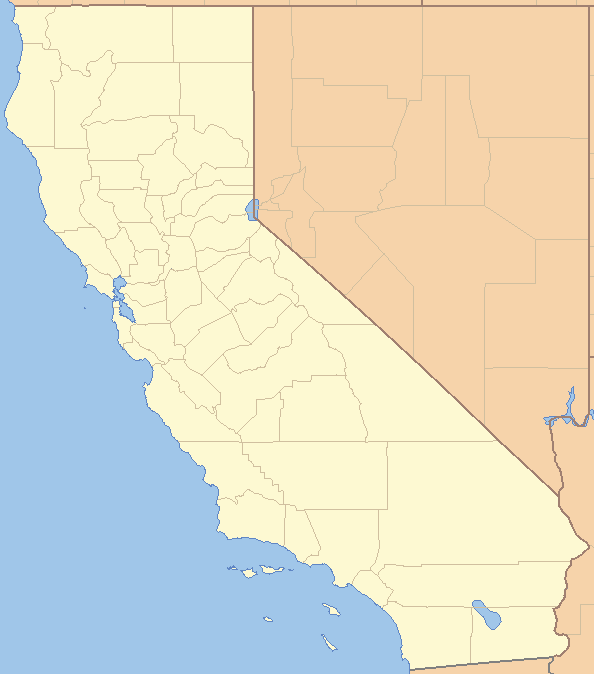
#> input picture CSC546/HW 1/Assignment/california.png, 594 x 674 px
$ jupyter execute homework1_task1_Jeffrey_Hudak.ipynb   (shell and % lines are left out)
#> lines starting #> are read from the running program, lines starting #| are printed output that depends on the picture
## Homework 1 Part 2 Task 1

You will apply k-means clustering to analyze housing data <br>
In general, to do clustering, we need <br>
(1) feature vectors of objects <br>
(2) a distance measure (or a similarity measure) <br>
The result may vary if you change (1) and/or (2) <br>
In standard k-means, L2 norm based distance measure is used. <br>
Thus, k-means clustering result is largely determined by (1) <br>
In this task, you will select different sets of feature components for clustering with different goals. <br>
Also, you will observe the randomness of k-means clustering. <br>
You need to read through the instructions until you see "your work begins here" <br>
This is a guided-task: <br>
You may see the output of a code cell and then figure out the code in that cell. <br>
In each code cell, there are instructions to help you. <br>
This is a very efficient and effective way to learn how to program with sk-learn <br>
Because k-means is somewhat random, your results may be different from those provided in the file.

#### First, we load the dataset
It is a table. Each row contains the information of an area in the state of california. Thus, an area in the state of california is an object in this application; a row is the "raw" feature vector of an object. Other names of a row: a data point, a data sample, an instance, an observation.

[cell 1]
#we need to import the package pandas to read data files
#we give it a new name 'pd', easy to remember and use
import pandas as pd
#the table is in the file housing.csv
housing = pd.read_csv("housing.csv")
#> (reads CSC546/HW 1/Assignment/housing.csv from the repository)
#use head function to show the first five rows
housing.head()

[cell 2]
# type of variable 'housing' is pandas DataFrame
# it is very important to know the types of variables
# because functions may only work with specific types of variables.
type(housing)

[cell 3]
# get the general information of the DataFrame
housing.info()

[cell 4]
# get some statistics
print(housing.describe())

[cell 5]
#check to see if there is nan in the table
#nan indicates missing value
#do not worry, in this task, we will not use total_bedrooms
housing.isnull().sum()

[cell 6]
# get one column of the DataFrame
housing['ocean_proximity']

[cell 7]
# get two columns of the DataFrame
table1=housing[['longitude', 'latitude']]
table1.head()

[cell 8]
type(table1)

[cell 9]
# type of table1 is DataFrame
# functions in sk-learn may not work well with DataFrame
# often, we need to convert DataFrame to numpy array
table1=table1.values
type(table1)

[cell 10]
# it is a 2D array
table1.shape

[cell 11]
# get an element at row-i and column-j of table1
i=1; j=0
table1[i,j]

[cell 12]
# get row-0 from table1
table1[0,:]

[cell 13]
# get column-0 from table1
table1[:,0]

For more information about numpy array, see the lecture notes

[cell 14]
# show the histograms: one histogram corresponds to one column
import matplotlib.pyplot as plt
housing.hist(bins=50, figsize=(11,8))
plt.show()
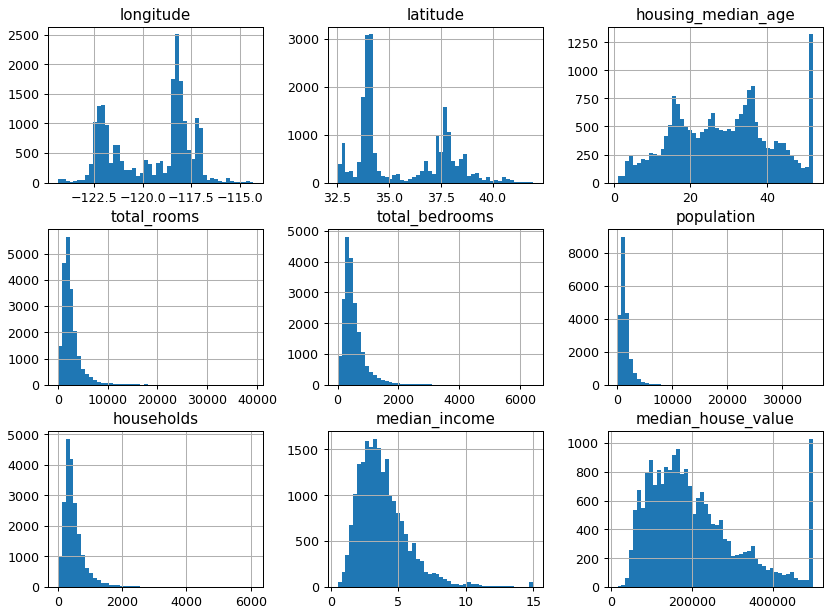
#> figure drawn by matplotlib, 9 panels; panel 1: tallest bar 2507 high, from x = -118.3 to -118.1; panel 2: tallest bar 3086 high, from x = 34.05 to 34.23; panel 3: tallest bar 1321 high, from x = 50.98 to 52; panel 4: tallest bar 5653 high, from x = 1574.7 to 2361.1

[cell 15]
#show the histogram of a column
housing["median_income"].hist()
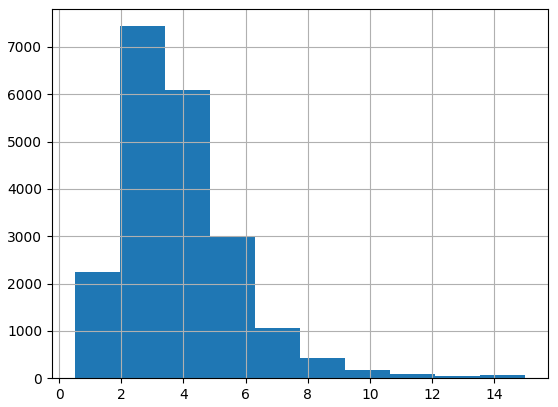
#> figure drawn by matplotlib, 1 panel; tallest bar 7436 high, from x = 1.95 to 3.4

### visualize the data points using pandas buil-in funciton plot

[cell 16]
#each dot represents an area
#the color of a dot shows the median_income in that area
#the size of a dot shows the population in that area
housing.plot(kind="scatter", x="longitude", y="latitude",
    s=housing['population']/100,
    label="population",
    c="median_income", cmap=plt.get_cmap("jet"),
    colorbar=True, alpha=0.4, figsize=(10,7),
)
plt.legend()
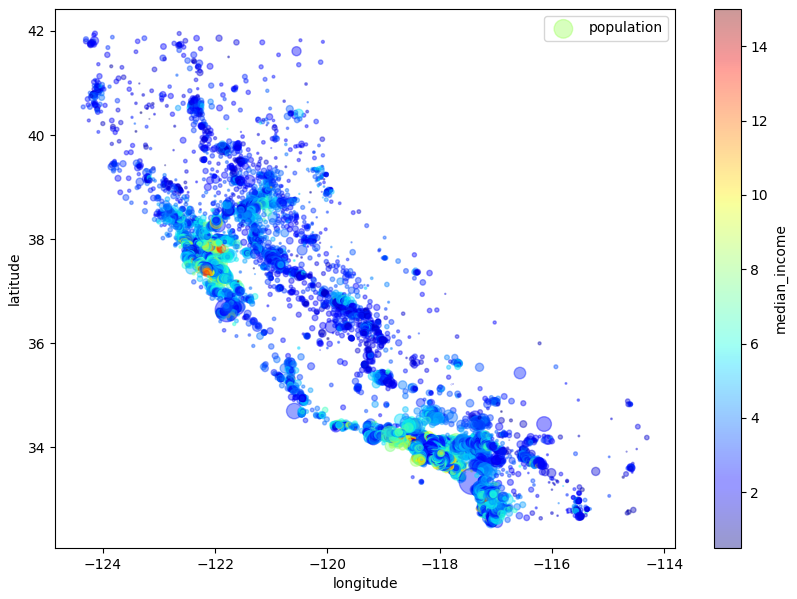
#> figure drawn by matplotlib, 2 panels

### visualize the data points on the map of california using matplotlib

[cell 17]
# the map is an image,'california.png'
# we need the function imread from the module io of the package skimage
from skimage.io import imread
#load the map
california_img=imread('california.png')
#> california_img is the input picture: shape (674, 594, 3); mean R, G, B 225, 221.3, 200.9
#show the map
plt.imshow(california_img, extent=[-124.55, -113.80, 32.45, 42.05], alpha=0.5)
#show the data points
#set the size of the dots by s=1
#set the color of the dots by color = 'b' - blue
#make the dots to be somewhat transparent by alpha=0.4
plt.scatter(x=housing['longitude'], y=housing['latitude'],
            color='b',  marker='.', s=1, alpha=0.4)
#add labels to x-axis and y-axis and set fontsize
plt.ylabel("Latitude", fontsize=14)
plt.xlabel("Longitude", fontsize=14)
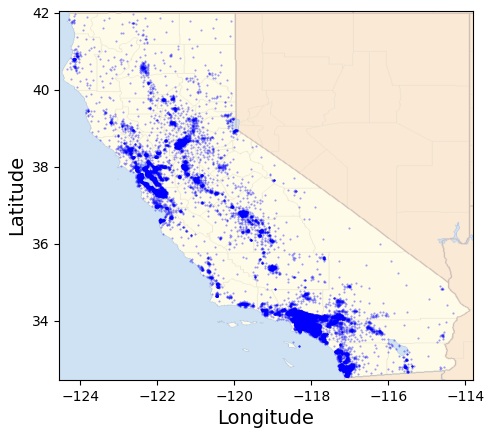
#> figure drawn by matplotlib, 1 panel

#### Handle the categorical variable "ocean_proximity"
Many machine learning algorithms only accept numerical data (numbers) not categorical data (category names). Thus, we need to convert categorical data into numerical data. <br>
In our table, we have a categorical variable "ocean_proximity". We apply one-hot encoding method (https://en.wikipedia.org/wiki/One-hot) to use numbers to represent different "ocean_proximity", which can be easily done by Pandas.

[cell 18]
housing=pd.get_dummies(housing)
housing.head()

In the new "housing" table, we see five new columns <br>
(1) ocean_proximity_<1H OCEAN <br>
(2) ocean_proximity_INLAND <br>
(3) ocean_proximity_ISLAND <br>
(4) ocean_proximity_NEAR BAY <br>
(5) ocean_proximity_NEAR OCEAN <br>
These columns are filled with 1s and 0s by the one-hot encoding method. <br>
If 'ocean_proximity' is 'NEAR BAY' in the original table, then in the new table, 'ocean_proximity_NEAR BAY' is 1 and the other variables are 0s.

## Your work begins here
complete the following 3 sub-tasks <br>
1. cluster the data points based on locations to find out spatial clusters
2. cluster the data points to find out where high/low income people live
3. run k-means several times for sub-task-2 to see if the result is stable or not (do not fix random_state).

### 1. cluster the data points based on locations
location features: longitude, latitude, ocean_proximity <br>
you may need to covert pandas DataFrame to numpy array <br>
you need to normalize the features (e.g. MinMaxScaler in sk-learn): see the lecture notes for why you need to do this.

[cell 19]
import sklearn as sk
from sklearn import preprocessing

#get a new table by selecting columns related to location
#assume the name of the new table is data1
#for example:
#    data1 = housing[['longitude', 'latitude']] to select only two columns
#    data1.head() to show the first five rows
data1 = housing[['longitude', 'latitude', 'ocean_proximity_<1H OCEAN', 'ocean_proximity_INLAND', 'ocean_proximity_ISLAND', 'ocean_proximity_NEAR BAY', 'ocean_proximity_NEAR OCEAN']]
data1.head()

[cell 20]
#type of data1 is DataFrame
#convert DataFrame to numpy array
data1np = data1.values
type(data1np)

[cell 21]
#normalize data1 using MinMaxScaler in sk-learn
#assume that data1n is the name of the normalized data1
#    data1 -> normlaization -> data1n
#use fit_transform of MinMaxScaler
data1n = sk.preprocessing.MinMaxScaler().fit_transform(data1np)

[cell 22]
data1n.shape

[cell 23]
from sklearn.cluster import KMeans
#run k-means on data1n
#set n_clusters to 3
#read the docmument of k-means on sk-learn website
#assume the cluster labels are stored in the array label1
model1 = KMeans(n_clusters=3, random_state=0)
model1.fit(data1n)
label1 = model1.predict(data1n)
label1.shape

[cell 24]
#show the clusters using different colors
#you can choose a color in ['r', 'g', 'b', 'm', 'c', 'y']
#code to get the data points in cluster-k
#  cluster_k=data1[label1==k]
#assume 'longitude' is in column-0 of data1
#code to get longitude values of the data points in cluster-k
#  longitude_k=data1[label1==k, 0]
# sample code is here, assuming three clusters
# color=['r', 'g', 'b', 'm', 'c', 'y']
# fig, ax = plt.subplots(1,3, figsize=(10,6))
# for k in range(0, 3):
#    ax[k].imshow(california_img, extent=[-124.55, -113.80, 32.45, 42.05], alpha=0.5)
#    ax[k].scatter(x=data1[label1==k,0], y=data1[label1==k,1],
#                  color=color[k],  marker='.', s=1, alpha=0.4)
#    ax[k].set_ylabel("Latitude", fontsize=14)
#    ax[k].set_xlabel("Longitude", fontsize=14)
color=['r', 'g', 'b', 'm', 'c', 'y']
fig, ax = plt.subplots(1,3, figsize=(10,6))
for k in range(0, 3):

    cluster_k=data1[label1==k]

    longitude_k=cluster_k.iloc[:,0]
    longValues=longitude_k.values

    latitude_k=cluster_k.iloc[:,1]
    latValues=latitude_k.values

    ax[k].imshow(california_img, extent=[-124.55, -113.80, 32.45, 42.05], alpha=0.5)
    ax[k].scatter(x=longValues, y=latValues,
                 color=color[k],  marker='.', s=1, alpha=0.4)
    ax[k].set_ylabel("Latitude", fontsize=14)
    ax[k].set_xlabel("Longitude", fontsize=14)
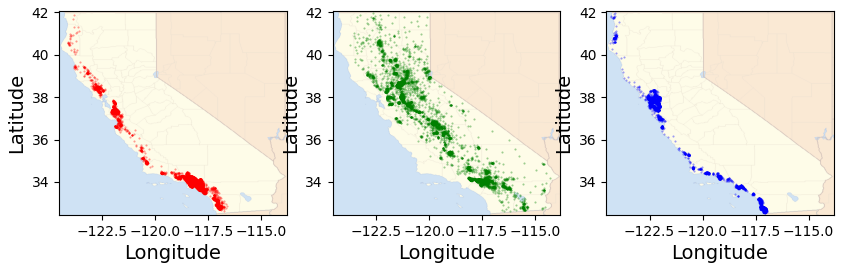
#> figure drawn by matplotlib, 3 panels

[cell 25]
import matplotlib.pyplot as plt
#plot the histogram of cluster labels in label1
fig, ax = plt.subplots()
ax.hist(label1, color='pink', bins=5)
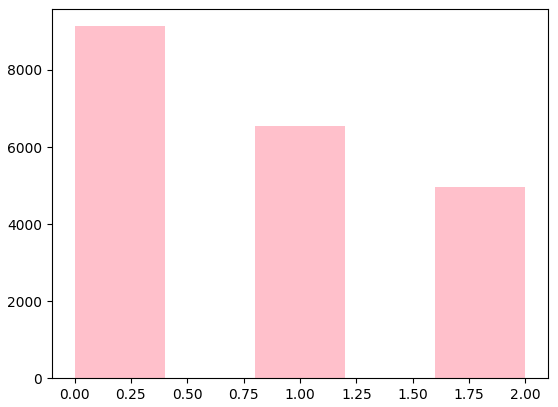
#> figure drawn by matplotlib, 1 panel; tallest bar 9136 high, from x = -2.78e-17 to 0.4

### 2. cluster data to find out where high/low income people live
think about which columns of housing are needed for this sub-task <br>
it may not be a good idea to use all of the columns related to location

[cell 26]
#select some columns from housing
#assume the name of the new table is data2
data2 = housing[['latitude', 'longitude', 'median_income']]

[cell 27]
#type of data2 is DataFrame
#convert DataFrame to numpy array
data2np = data2.values

[cell 28]
#normalize data2 using MinMaxScaler
#assume that data2n is the name of the normlaized data2
# data2 >MinMaxScaler-> data2n
data2n = sk.preprocessing.MinMaxScaler().fit_transform(data2np)

[cell 29]
#run k-means on data2n to get cluster labels
#you can try to set n_clusters to 6
#assume the cluster labels are stored in the array label2
model2 = KMeans(n_clusters=6)
model2.fit(data2n)
label2 = model2.predict(data2n)

[cell 30]
#show the clusters using different colors
#see cell 24
color=['r', 'g', 'b', 'm', 'c', 'y']
fig, ax = plt.subplots(3,2, figsize=(15,15))
for k in range(0, 6):

    cluster_k=data1[label2==k]

    longitude_k=cluster_k.iloc[:,0]
    longValues=longitude_k.values

    latitude_k=cluster_k.iloc[:,1]
    latValues=latitude_k.values

    ax[k%3][k%2].imshow(california_img, extent=[-124.55, -113.80, 32.45, 42.05], alpha=0.5)
    ax[k%3][k%2].scatter(x=longValues, y=latValues,
                 color=color[k],  marker='.', s=1, alpha=0.4)
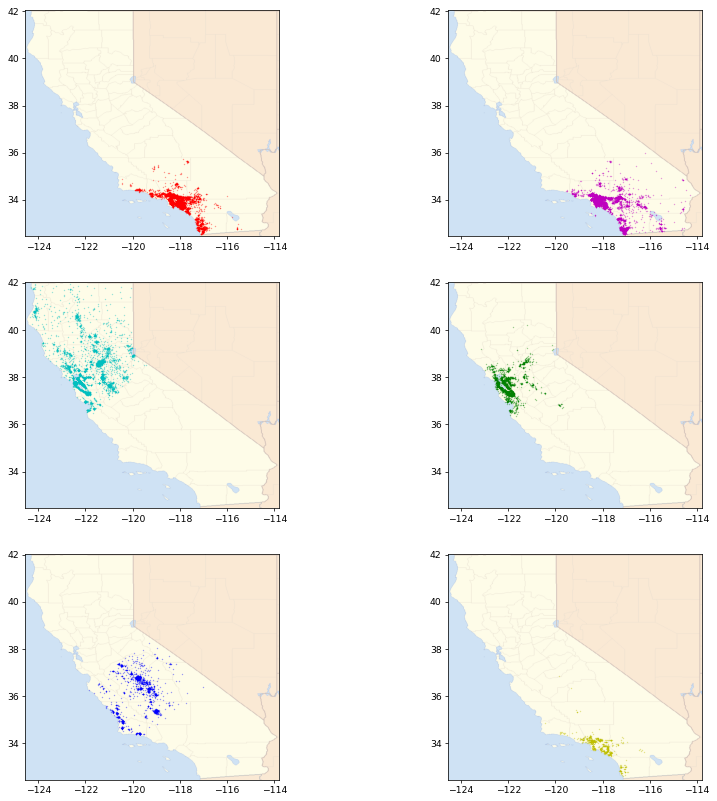
#> figure drawn by matplotlib, 6 panels

[cell 31]
#plot the histogram of cluster labels
# use plt.hist(...)
plt.hist(label2)
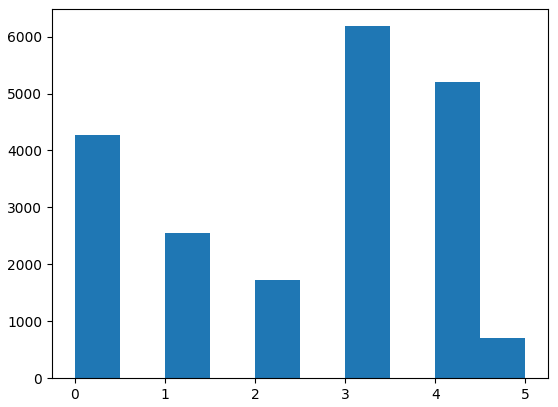
#> figure drawn by matplotlib, 1 panel; tallest bar 6182 high, from x = 3 to 3.5

[cell 32]
# [6 lines of commented-out code are left out]
mi=housing['median_income'].values
for k in range(0,6):
    mi_k=mi[label2==k]
    mi_k_mean=mi_k.mean()
    print(mi_k_mean)

[cell 33]
# show the histograms of 'median_income' in each cluster
# sample code
# color=['r', 'g', 'b', 'm', 'c', 'y']
# fig, ax = plt.subplots(1,6, figsize=(10,2))
# for k in range(0, 6):
#     ax[k].hist(x=data2[label2==k,2], color=color[k], bins=10)
#     ax[k].set_xlim(0, 15)
fig, ax = plt.subplots(1,6, figsize=(10,2))
for k in range(0, 6):

    cluster_k=data2[label2==k]

    mi_np=cluster_k[['median_income']].values
    ax[k].hist(mi_np, color=color[k], bins=10)
    ax[k].set_xlim(0, 15)
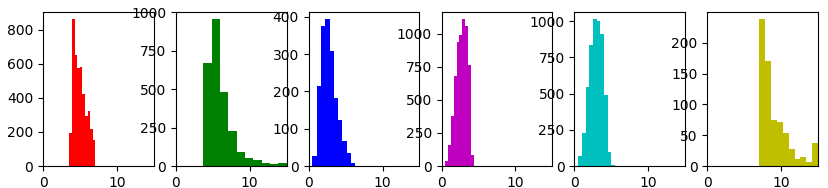
#> figure drawn by matplotlib, 6 panels; panel 1: tallest bar 860 high, from x = 3.93 to 4.28; panel 2: tallest bar 953 high, from x = 4.84 to 5.97; panel 3: tallest bar 393 high, from x = 2.24 to 2.83; panel 4: tallest bar 1107 high, from x = 2.81 to 3.2

we can clearly see some clusters of high-income people

[cell 34]
# show the histogram of 'median_house_value' in each cluster
# you may need to use housing to get median_house_value
# color=['r', 'g', 'b', 'm', 'c', 'y']
# mhv=housing['median_house_value'].values
# then you can use the sample code in the above cell
mhv=housing['median_house_value'].values

fig, ax = plt.subplots(1,6, figsize=(10,2))
for k in range(0,6):
    mhv_k=mhv[label2==k]
    ax[k].hist(x=mhv_k, color=color[k], bins=10)
    ax[k].set_xlim(0, 500000)
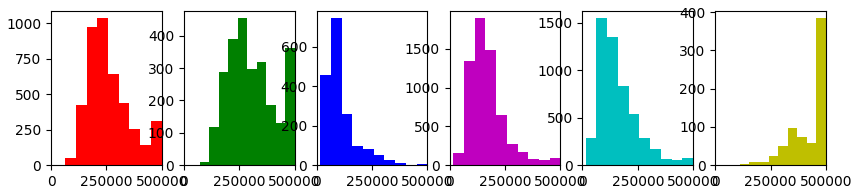
#> figure drawn by matplotlib, 6 panels; panel 1: tallest bar 1034 high, from x = 208999.8 to 257500; panel 2: tallest bar 454 high, from x = 243080.4 to 285900.5; panel 3: tallest bar 745 high, from x = 63499.2 to 111999.4; panel 4: tallest bar 1893 high, from x = 114000.2 to 162250.3
